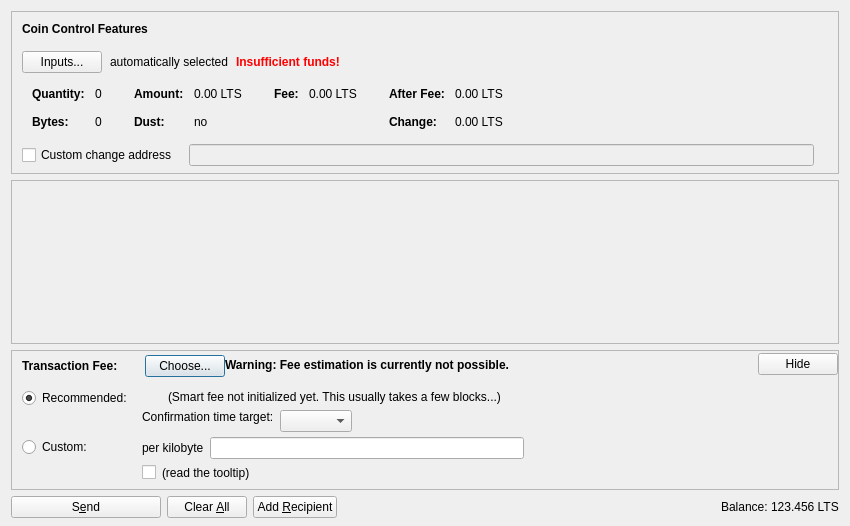
<?xml version="1.0" encoding="UTF-8"?>
<ui version="4.0">
 <class>SendCoinsDialog</class>
 <widget class="QDialog" name="SendCoinsDialog">
  <property name="geometry">
   <rect>
    <x>0</x>
    <y>0</y>
    <width>850</width>
    <height>526</height>
   </rect>
  </property>
  <property name="windowTitle">
   <string>Send Coins</string>
  </property>
  <layout class="QVBoxLayout" name="verticalLayout" stretch="0,1,0,0">
   <property name="bottomMargin">
    <number>8</number>
   </property>
   <item>
    <widget class="QFrame" name="frameCoinControl">
     <property name="sizePolicy">
      <sizepolicy hsizetype="Expanding" vsizetype="Expanding">
       <horstretch>0</horstretch>
       <verstretch>0</verstretch>
      </sizepolicy>
     </property>
     <property name="maximumSize">
      <size>
       <width>16777215</width>
       <height>16777215</height>
      </size>
     </property>
     <property name="frameShape">
      <enum>QFrame::StyledPanel</enum>
     </property>
     <property name="frameShadow">
      <enum>QFrame::Sunken</enum>
     </property>
     <layout class="QVBoxLayout" name="verticalLayoutCoinControl2">
      <property name="spacing">
       <number>0</number>
      </property>
      <property name="leftMargin">
       <number>0</number>
      </property>
      <property name="topMargin">
       <number>0</number>
      </property>
      <property name="rightMargin">
       <number>0</number>
      </property>
      <property name="bottomMargin">
       <number>6</number>
      </property>
      <item>
       <layout class="QVBoxLayout" name="verticalLayoutCoinControl" stretch="0,0,0,0,1">
        <property name="spacing">
         <number>0</number>
        </property>
        <property name="leftMargin">
         <number>10</number>
        </property>
        <property name="topMargin">
         <number>10</number>
        </property>
        <item>
         <layout class="QHBoxLayout" name="horizontalLayoutCoinControl1">
          <property name="bottomMargin">
           <number>15</number>
          </property>
          <item>
           <widget class="QLabel" name="labelCoinControlFeatures">
            <property name="sizePolicy">
             <sizepolicy hsizetype="Preferred" vsizetype="Maximum">
              <horstretch>0</horstretch>
              <verstretch>0</verstretch>
             </sizepolicy>
            </property>
            <property name="font">
             <font>
              <weight>75</weight>
              <bold>true</bold>
             </font>
            </property>
            <property name="styleSheet">
             <string notr="true">font-weight:bold;</string>
            </property>
            <property name="text">
             <string>Coin Control Features</string>
            </property>
           </widget>
          </item>
         </layout>
        </item>
        <item>
         <layout class="QHBoxLayout" name="horizontalLayoutCoinControl2" stretch="0,0,0,0">
          <property name="spacing">
           <number>8</number>
          </property>
          <property name="bottomMargin">
           <number>10</number>
          </property>
          <item>
           <widget class="QPushButton" name="pushButtonCoinControl">
            <property name="styleSheet">
             <string notr="true"/>
            </property>
            <property name="text">
             <string>Inputs...</string>
            </property>
            <property name="autoDefault">
             <bool>false</bool>
            </property>
           </widget>
          </item>
          <item>
           <widget class="QLabel" name="labelCoinControlAutomaticallySelected">
            <property name="text">
             <string>automatically selected</string>
            </property>
            <property name="margin">
             <number>5</number>
            </property>
           </widget>
          </item>
          <item>
           <widget class="QLabel" name="labelCoinControlInsuffFunds">
            <property name="font">
             <font>
              <weight>75</weight>
              <bold>true</bold>
             </font>
            </property>
            <property name="styleSheet">
             <string notr="true">color:red;font-weight:bold;</string>
            </property>
            <property name="text">
             <string>Insufficient funds!</string>
            </property>
            <property name="margin">
             <number>5</number>
            </property>
           </widget>
          </item>
          <item>
           <spacer name="horizontalSpacerCoinControl">
            <property name="orientation">
             <enum>Qt::Horizontal</enum>
            </property>
            <property name="sizeHint" stdset="0">
             <size>
              <width>40</width>
              <height>1</height>
             </size>
            </property>
           </spacer>
          </item>
         </layout>
        </item>
        <item>
         <widget class="QWidget" name="widgetCoinControl" native="true">
          <property name="sizePolicy">
           <sizepolicy hsizetype="Preferred" vsizetype="Preferred">
            <horstretch>0</horstretch>
            <verstretch>0</verstretch>
           </sizepolicy>
          </property>
          <property name="minimumSize">
           <size>
            <width>0</width>
            <height>0</height>
           </size>
          </property>
          <property name="styleSheet">
           <string notr="true"/>
          </property>
          <layout class="QHBoxLayout" name="horizontalLayoutCoinControl5">
           <property name="leftMargin">
            <number>0</number>
           </property>
           <property name="topMargin">
            <number>0</number>
           </property>
           <property name="rightMargin">
            <number>0</number>
           </property>
           <property name="bottomMargin">
            <number>0</number>
           </property>
           <item>
            <layout class="QHBoxLayout" name="horizontalLayoutCoinControl3" stretch="0,0,0,1">
             <property name="spacing">
              <number>20</number>
             </property>
             <property name="topMargin">
              <number>0</number>
             </property>
             <property name="bottomMargin">
              <number>10</number>
             </property>
             <item>
              <layout class="QFormLayout" name="formLayoutCoinControl1">
               <property name="horizontalSpacing">
                <number>10</number>
               </property>
               <property name="verticalSpacing">
                <number>14</number>
               </property>
               <property name="leftMargin">
                <number>10</number>
               </property>
               <property name="topMargin">
                <number>4</number>
               </property>
               <property name="rightMargin">
                <number>6</number>
               </property>
               <item row="0" column="0">
                <widget class="QLabel" name="labelCoinControlQuantityText">
                 <property name="font">
                  <font>
                   <weight>75</weight>
                   <bold>true</bold>
                  </font>
                 </property>
                 <property name="text">
                  <string>Quantity:</string>
                 </property>
                 <property name="margin">
                  <number>0</number>
                 </property>
                </widget>
               </item>
               <item row="0" column="1">
                <widget class="QLabel" name="labelCoinControlQuantity">
                 <property name="cursor">
                  <cursorShape>IBeamCursor</cursorShape>
                 </property>
                 <property name="contextMenuPolicy">
                  <enum>Qt::ActionsContextMenu</enum>
                 </property>
                 <property name="text">
                  <string notr="true">0</string>
                 </property>
                 <property name="margin">
                  <number>0</number>
                 </property>
                 <property name="textInteractionFlags">
                  <set>Qt::LinksAccessibleByMouse|Qt::TextSelectableByKeyboard|Qt::TextSelectableByMouse</set>
                 </property>
                </widget>
               </item>
               <item row="1" column="0">
                <widget class="QLabel" name="labelCoinControlBytesText">
                 <property name="font">
                  <font>
                   <weight>75</weight>
                   <bold>true</bold>
                  </font>
                 </property>
                 <property name="text">
                  <string>Bytes:</string>
                 </property>
                </widget>
               </item>
               <item row="1" column="1">
                <widget class="QLabel" name="labelCoinControlBytes">
                 <property name="cursor">
                  <cursorShape>IBeamCursor</cursorShape>
                 </property>
                 <property name="contextMenuPolicy">
                  <enum>Qt::ActionsContextMenu</enum>
                 </property>
                 <property name="text">
                  <string notr="true">0</string>
                 </property>
                 <property name="textInteractionFlags">
                  <set>Qt::LinksAccessibleByMouse|Qt::TextSelectableByKeyboard|Qt::TextSelectableByMouse</set>
                 </property>
                </widget>
               </item>
              </layout>
             </item>
             <item>
              <layout class="QFormLayout" name="formLayoutCoinControl2">
               <property name="horizontalSpacing">
                <number>10</number>
               </property>
               <property name="verticalSpacing">
                <number>14</number>
               </property>
               <property name="leftMargin">
                <number>6</number>
               </property>
               <property name="topMargin">
                <number>4</number>
               </property>
               <property name="rightMargin">
                <number>6</number>
               </property>
               <item row="0" column="0">
                <widget class="QLabel" name="labelCoinControlAmountText">
                 <property name="font">
                  <font>
                   <weight>75</weight>
                   <bold>true</bold>
                  </font>
                 </property>
                 <property name="text">
                  <string>Amount:</string>
                 </property>
                 <property name="margin">
                  <number>0</number>
                 </property>
                </widget>
               </item>
               <item row="0" column="1">
                <widget class="QLabel" name="labelCoinControlAmount">
                 <property name="cursor">
                  <cursorShape>IBeamCursor</cursorShape>
                 </property>
                 <property name="contextMenuPolicy">
                  <enum>Qt::ActionsContextMenu</enum>
                 </property>
                 <property name="text">
                  <string notr="true">0.00 LTS</string>
                 </property>
                 <property name="textInteractionFlags">
                  <set>Qt::LinksAccessibleByMouse|Qt::TextSelectableByKeyboard|Qt::TextSelectableByMouse</set>
                 </property>
                </widget>
               </item>
               <item row="1" column="0">
                <widget class="QLabel" name="labelCoinControlLowOutputText">
                 <property name="font">
                  <font>
                   <weight>75</weight>
                   <bold>true</bold>
                  </font>
                 </property>
                 <property name="text">
                  <string>Dust:</string>
                 </property>
                </widget>
               </item>
               <item row="1" column="1">
                <widget class="QLabel" name="labelCoinControlLowOutput">
                 <property name="cursor">
                  <cursorShape>IBeamCursor</cursorShape>
                 </property>
                 <property name="contextMenuPolicy">
                  <enum>Qt::ActionsContextMenu</enum>
                 </property>
                 <property name="text">
                  <string notr="true">no</string>
                 </property>
                 <property name="textInteractionFlags">
                  <set>Qt::LinksAccessibleByMouse|Qt::TextSelectableByKeyboard|Qt::TextSelectableByMouse</set>
                 </property>
                </widget>
               </item>
              </layout>
             </item>
             <item>
              <layout class="QFormLayout" name="formLayoutCoinControl3">
               <property name="horizontalSpacing">
                <number>10</number>
               </property>
               <property name="verticalSpacing">
                <number>14</number>
               </property>
               <property name="leftMargin">
                <number>6</number>
               </property>
               <property name="topMargin">
                <number>4</number>
               </property>
               <property name="rightMargin">
                <number>6</number>
               </property>
               <item row="0" column="0">
                <widget class="QLabel" name="labelCoinControlFeeText">
                 <property name="font">
                  <font>
                   <weight>75</weight>
                   <bold>true</bold>
                  </font>
                 </property>
                 <property name="text">
                  <string>Fee:</string>
                 </property>
                 <property name="margin">
                  <number>0</number>
                 </property>
                </widget>
               </item>
               <item row="0" column="1">
                <widget class="QLabel" name="labelCoinControlFee">
                 <property name="cursor">
                  <cursorShape>IBeamCursor</cursorShape>
                 </property>
                 <property name="contextMenuPolicy">
                  <enum>Qt::ActionsContextMenu</enum>
                 </property>
                 <property name="text">
                  <string notr="true">0.00 LTS</string>
                 </property>
                 <property name="textInteractionFlags">
                  <set>Qt::LinksAccessibleByMouse|Qt::TextSelectableByKeyboard|Qt::TextSelectableByMouse</set>
                 </property>
                </widget>
               </item>
              </layout>
             </item>
             <item>
              <layout class="QFormLayout" name="formLayoutCoinControl4">
               <property name="horizontalSpacing">
                <number>10</number>
               </property>
               <property name="verticalSpacing">
                <number>14</number>
               </property>
               <property name="leftMargin">
                <number>6</number>
               </property>
               <property name="topMargin">
                <number>4</number>
               </property>
               <property name="rightMargin">
                <number>6</number>
               </property>
               <item row="0" column="0">
                <widget class="QLabel" name="labelCoinControlAfterFeeText">
                 <property name="font">
                  <font>
                   <weight>75</weight>
                   <bold>true</bold>
                  </font>
                 </property>
                 <property name="text">
                  <string>After Fee:</string>
                 </property>
                 <property name="margin">
                  <number>0</number>
                 </property>
                </widget>
               </item>
               <item row="0" column="1">
                <widget class="QLabel" name="labelCoinControlAfterFee">
                 <property name="cursor">
                  <cursorShape>IBeamCursor</cursorShape>
                 </property>
                 <property name="contextMenuPolicy">
                  <enum>Qt::ActionsContextMenu</enum>
                 </property>
                 <property name="text">
                  <string notr="true">0.00 LTS</string>
                 </property>
                 <property name="textInteractionFlags">
                  <set>Qt::LinksAccessibleByMouse|Qt::TextSelectableByKeyboard|Qt::TextSelectableByMouse</set>
                 </property>
                </widget>
               </item>
               <item row="1" column="0">
                <widget class="QLabel" name="labelCoinControlChangeText">
                 <property name="font">
                  <font>
                   <weight>75</weight>
                   <bold>true</bold>
                  </font>
                 </property>
                 <property name="text">
                  <string>Change:</string>
                 </property>
                </widget>
               </item>
               <item row="1" column="1">
                <widget class="QLabel" name="labelCoinControlChange">
                 <property name="cursor">
                  <cursorShape>IBeamCursor</cursorShape>
                 </property>
                 <property name="contextMenuPolicy">
                  <enum>Qt::ActionsContextMenu</enum>
                 </property>
                 <property name="text">
                  <string notr="true">0.00 LTS</string>
                 </property>
                 <property name="textInteractionFlags">
                  <set>Qt::LinksAccessibleByMouse|Qt::TextSelectableByKeyboard|Qt::TextSelectableByMouse</set>
                 </property>
                </widget>
               </item>
              </layout>
             </item>
            </layout>
           </item>
          </layout>
         </widget>
        </item>
        <item>
         <layout class="QHBoxLayout" name="horizontalLayoutCoinControl4" stretch="0,0,0">
          <property name="spacing">
           <number>12</number>
          </property>
          <property name="sizeConstraint">
           <enum>QLayout::SetDefaultConstraint</enum>
          </property>
          <property name="topMargin">
           <number>5</number>
          </property>
          <property name="rightMargin">
           <number>5</number>
          </property>
          <item>
           <widget class="QCheckBox" name="checkBoxCoinControlChange">
            <property name="toolTip">
             <string>If this is activated, but the change address is empty or invalid, change will be sent to a newly generated address.</string>
            </property>
            <property name="text">
             <string>Custom change address</string>
            </property>
           </widget>
          </item>
          <item>
           <widget class="QValidatedLineEdit" name="lineEditCoinControlChange">
            <property name="enabled">
             <bool>false</bool>
            </property>
            <property name="sizePolicy">
             <sizepolicy hsizetype="Expanding" vsizetype="Fixed">
              <horstretch>0</horstretch>
              <verstretch>0</verstretch>
             </sizepolicy>
            </property>
           </widget>
          </item>
          <item>
           <widget class="QLabel" name="labelCoinControlChangeLabel">
            <property name="sizePolicy">
             <sizepolicy hsizetype="Preferred" vsizetype="Expanding">
              <horstretch>0</horstretch>
              <verstretch>0</verstretch>
             </sizepolicy>
            </property>
            <property name="minimumSize">
             <size>
              <width>0</width>
              <height>0</height>
             </size>
            </property>
            <property name="text">
             <string/>
            </property>
            <property name="margin">
             <number>3</number>
            </property>
           </widget>
          </item>
         </layout>
        </item>
        <item>
         <spacer name="verticalSpacerCoinControl">
          <property name="orientation">
           <enum>Qt::Vertical</enum>
          </property>
          <property name="sizeHint" stdset="0">
           <size>
            <width>800</width>
            <height>1</height>
           </size>
          </property>
         </spacer>
        </item>
       </layout>
      </item>
     </layout>
    </widget>
   </item>
   <item>
    <widget class="QScrollArea" name="scrollArea">
     <property name="widgetResizable">
      <bool>true</bool>
     </property>
     <widget class="QWidget" name="scrollAreaWidgetContents">
      <property name="geometry">
       <rect>
        <x>0</x>
        <y>0</y>
        <width>830</width>
        <height>104</height>
       </rect>
      </property>
      <layout class="QVBoxLayout" name="verticalLayout_2" stretch="0,1">
       <property name="leftMargin">
        <number>0</number>
       </property>
       <property name="topMargin">
        <number>0</number>
       </property>
       <property name="rightMargin">
        <number>0</number>
       </property>
       <property name="bottomMargin">
        <number>0</number>
       </property>
       <item>
        <layout class="QVBoxLayout" name="entries">
         <property name="spacing">
          <number>6</number>
         </property>
        </layout>
       </item>
       <item>
        <spacer name="verticalSpacer">
         <property name="orientation">
          <enum>Qt::Vertical</enum>
         </property>
         <property name="sizeHint" stdset="0">
          <size>
           <width>20</width>
           <height>40</height>
          </size>
         </property>
        </spacer>
       </item>
      </layout>
     </widget>
    </widget>
   </item>
   <item>
    <widget class="QFrame" name="frameFee">
     <property name="sizePolicy">
      <sizepolicy hsizetype="Expanding" vsizetype="Expanding">
       <horstretch>0</horstretch>
       <verstretch>0</verstretch>
      </sizepolicy>
     </property>
     <property name="maximumSize">
      <size>
       <width>16777215</width>
       <height>16777215</height>
      </size>
     </property>
     <property name="frameShape">
      <enum>QFrame::StyledPanel</enum>
     </property>
     <property name="frameShadow">
      <enum>QFrame::Sunken</enum>
     </property>
     <layout class="QVBoxLayout" name="verticalLayoutFee1">
      <property name="spacing">
       <number>0</number>
      </property>
      <property name="leftMargin">
       <number>0</number>
      </property>
      <property name="topMargin">
       <number>0</number>
      </property>
      <property name="rightMargin">
       <number>0</number>
      </property>
      <property name="bottomMargin">
       <number>0</number>
      </property>
      <item>
       <layout class="QVBoxLayout" name="verticalLayoutFee2" stretch="0,0,0">
        <property name="spacing">
         <number>0</number>
        </property>
        <property name="leftMargin">
         <number>10</number>
        </property>
        <property name="topMargin">
         <number>0</number>
        </property>
        <item>
         <layout class="QHBoxLayout" name="horizontalLayoutFee1">
          <property name="bottomMargin">
           <number>0</number>
          </property>
          <item>
           <layout class="QVBoxLayout" name="verticalLayoutFee7">
            <property name="spacing">
             <number>0</number>
            </property>
            <item>
             <spacer name="verticalSpacerSmartFee">
              <property name="orientation">
               <enum>Qt::Vertical</enum>
              </property>
              <property name="sizeType">
               <enum>QSizePolicy::Fixed</enum>
              </property>
              <property name="sizeHint" stdset="0">
               <size>
                <width>1</width>
                <height>4</height>
               </size>
              </property>
             </spacer>
            </item>
            <item>
             <layout class="QHBoxLayout" name="horizontalLayoutSmartFee">
              <property name="spacing">
               <number>10</number>
              </property>
              <item>
               <widget class="QLabel" name="labelFeeHeadline">
                <property name="sizePolicy">
                 <sizepolicy hsizetype="Preferred" vsizetype="Maximum">
                  <horstretch>0</horstretch>
                  <verstretch>0</verstretch>
                 </sizepolicy>
                </property>
                <property name="font">
                 <font>
                  <weight>75</weight>
                  <bold>true</bold>
                 </font>
                </property>
                <property name="styleSheet">
                 <string notr="true">font-weight:bold;</string>
                </property>
                <property name="text">
                 <string>Transaction Fee:</string>
                </property>
               </widget>
              </item>
              <item>
               <widget class="QLabel" name="labelFeeMinimized">
                <property name="text">
                 <string/>
                </property>
               </widget>
              </item>
              <item>
               <widget class="QPushButton" name="buttonChooseFee">
                <property name="text">
                 <string>Choose...</string>
                </property>
               </widget>
              </item>
             </layout>
            </item>
            <item>
             <spacer name="verticalSpacer_5">
              <property name="orientation">
               <enum>Qt::Vertical</enum>
              </property>
              <property name="sizeHint" stdset="0">
               <size>
                <width>1</width>
                <height>1</height>
               </size>
              </property>
             </spacer>
            </item>
           </layout>
          </item>
          <item>
           <widget class="QLabel" name="fallbackFeeWarningLabel">
            <property name="toolTip">
             <string>Using the fallbackfee can result in sending a transaction that will take several hours or days (or never) to confirm. Consider choosing your fee manually or wait until you have validated the complete chain.</string>
            </property>
            <property name="font">
            <font>
                <weight>75</weight>
                <bold>true</bold>
            </font>
            </property>
            <property name="text">
             <string>Warning: Fee estimation is currently not possible.</string>
            </property>
            <property name="wordWrap">
             <bool>false</bool>
            </property>
           </widget>
          </item>
          <item>
           <spacer name="horizontalSpacer_4">
            <property name="orientation">
             <enum>Qt::Horizontal</enum>
            </property>
            <property name="sizeType">
             <enum>QSizePolicy::MinimumExpanding</enum>
            </property>
            <property name="sizeHint" stdset="0">
             <size>
              <width>40</width>
              <height>20</height>
             </size>
            </property>
           </spacer>
          </item>
          <item>
           <widget class="QPushButton" name="buttonMinimizeFee">
            <property name="toolTip">
             <string>collapse fee-settings</string>
            </property>
            <property name="text">
             <string>Hide</string>
            </property>
           </widget>
          </item>
         </layout>
        </item>
        <item>
         <widget class="QFrame" name="frameFeeSelection">
          <layout class="QVBoxLayout" name="verticalLayoutFee12">
           <property name="spacing">
            <number>0</number>
           </property>
           <property name="leftMargin">
            <number>0</number>
           </property>
           <property name="topMargin">
            <number>0</number>
           </property>
           <property name="rightMargin">
            <number>0</number>
           </property>
           <property name="bottomMargin">
            <number>0</number>
           </property>
           <item>
            <layout class="QGridLayout" name="gridLayoutFee">
             <property name="topMargin">
              <number>10</number>
             </property>
             <property name="bottomMargin">
              <number>4</number>
             </property>
             <property name="horizontalSpacing">
              <number>10</number>
             </property>
             <property name="verticalSpacing">
              <number>4</number>
             </property>
             <item row="1" column="1">
              <layout class="QVBoxLayout" name="verticalLayoutFee8">
               <property name="spacing">
                <number>6</number>
               </property>
               <item>
                <layout class="QHBoxLayout" name="horizontalLayoutFee13">
                 <item>
                  <widget class="QLabel" name="labelCustomPerKilobyte">
                   <property name="toolTip">
                    <string>If the custom fee is set to 1000 satoshis and the transaction is only 250 bytes, then &quot;per kilobyte&quot; only pays 250 satoshis in fee, while &quot;total at least&quot; pays 1000 satoshis. For transactions bigger than a kilobyte both pay by kilobyte.</string>
                   </property>
                   <property name="text">
                    <string>per kilobyte</string>
                   </property>
                  </widget>
                 </item>
                 <item>
                  <widget class="BitcoinAmountField" name="customFee"/>
                 </item>
                 <item>
                  <spacer name="horizontalSpacer_6">
                   <property name="orientation">
                    <enum>Qt::Horizontal</enum>
                   </property>
                   <property name="sizeHint" stdset="0">
                    <size>
                     <width>1</width>
                     <height>1</height>
                    </size>
                   </property>
                  </spacer>
                 </item>
                </layout>
               </item>
               <item>
                <layout class="QHBoxLayout" name="horizontalLayoutFee8">
                 <item>
                  <widget class="QCheckBox" name="checkBoxMinimumFee">
                   <property name="toolTip">
                    <string>Paying only the minimum fee is just fine as long as there is less transaction volume than space in the blocks. But be aware that this can end up in a never confirming transaction once there is more demand for litecoins transactions than the network can process.</string>
                   </property>
                   <property name="text">
                    <string/>
                   </property>
                  </widget>
                 </item>
                 <item>
                  <widget class="QLabel" name="labelMinFeeWarning">
                   <property name="enabled">
                    <bool>true</bool>
                   </property>
                   <property name="toolTip">
                    <string>Paying only the minimum fee is just fine as long as there is less transaction volume than space in the blocks. But be aware that this can end up in a never confirming transaction once there is more demand for litecoins transactions than the network can process.</string>
                   </property>
                   <property name="text">
                    <string>(read the tooltip)</string>
                   </property>
                   <property name="margin">
                    <number>5</number>
                   </property>
                  </widget>
                 </item>
                 <item>
                  <spacer name="horizontalSpacer_2">
                   <property name="orientation">
                    <enum>Qt::Horizontal</enum>
                   </property>
                   <property name="sizeHint" stdset="0">
                    <size>
                     <width>1</width>
                     <height>1</height>
                    </size>
                   </property>
                  </spacer>
                 </item>
                </layout>
               </item>
              </layout>
             </item>
             <item row="0" column="0">
              <layout class="QVBoxLayout" name="verticalLayoutFee4" stretch="0,1">
               <item>
                <widget class="QRadioButton" name="radioSmartFee">
                 <property name="text">
                  <string>Recommended:</string>
                 </property>
                 <property name="checked">
                  <bool>true</bool>
                 </property>
                 <attribute name="buttonGroup">
                  <string notr="true">groupFee</string>
                 </attribute>
                </widget>
               </item>
               <item>
                <spacer name="verticalSpacer_2">
                 <property name="orientation">
                  <enum>Qt::Vertical</enum>
                 </property>
                 <property name="sizeHint" stdset="0">
                  <size>
                   <width>1</width>
                   <height>1</height>
                  </size>
                 </property>
                </spacer>
               </item>
              </layout>
             </item>
             <item row="1" column="0">
              <layout class="QVBoxLayout" name="verticalLayoutFee9" stretch="0,1">
               <item>
                <widget class="QRadioButton" name="radioCustomFee">
                 <property name="text">
                  <string>Custom:</string>
                 </property>
                 <attribute name="buttonGroup">
                  <string notr="true">groupFee</string>
                 </attribute>
                </widget>
               </item>
               <item>
                <spacer name="verticalSpacer_6">
                 <property name="orientation">
                  <enum>Qt::Vertical</enum>
                 </property>
                 <property name="sizeHint" stdset="0">
                  <size>
                   <width>1</width>
                   <height>1</height>
                  </size>
                 </property>
                </spacer>
               </item>
              </layout>
             </item>
             <item row="0" column="1">
              <layout class="QVBoxLayout" name="verticalLayoutFee3" stretch="0,0,1">
               <property name="spacing">
                <number>6</number>
               </property>
               <property name="topMargin">
                <number>2</number>
               </property>
               <item>
                <layout class="QHBoxLayout" name="horizontalLayoutFee12">
                 <item>
                  <widget class="QLabel" name="labelSmartFee">
                   <property name="text">
                    <string/>
                   </property>
                   <property name="margin">
                    <number>2</number>
                   </property>
                  </widget>
                 </item>
                 <item>
                  <widget class="QLabel" name="labelFeeEstimation">
                   <property name="text">
                    <string/>
                   </property>
                  </widget>
                 </item>
                 <item>
                  <widget class="QLabel" name="labelSmartFee2">
                   <property name="text">
                    <string>(Smart fee not initialized yet. This usually takes a few blocks...)</string>
                   </property>
                   <property name="margin">
                    <number>2</number>
                   </property>
                  </widget>
                 </item>
                 <item>
                  <spacer name="horizontalSpacer_5">
                   <property name="orientation">
                    <enum>Qt::Horizontal</enum>
                   </property>
                   <property name="sizeHint" stdset="0">
                    <size>
                     <width>1</width>
                     <height>1</height>
                    </size>
                   </property>
                  </spacer>
                 </item>
                </layout>
               </item>
               <item>
                <layout class="QHBoxLayout" name="horizontalLayoutFee9">
                 <item>
                  <layout class="QVBoxLayout" name="verticalLayoutFee6">
                   <item>
                    <widget class="QLabel" name="labelSmartFee3">
                     <property name="text">
                      <string>Confirmation time target:</string>
                     </property>
                     <property name="margin">
                      <number>2</number>
                     </property>
                    </widget>
                   </item>
                   <item>
                    <spacer name="verticalSpacer_3">
                     <property name="orientation">
                      <enum>Qt::Vertical</enum>
                     </property>
                     <property name="sizeHint" stdset="0">
                      <size>
                       <width>1</width>
                       <height>1</height>
                      </size>
                     </property>
                    </spacer>
                   </item>
                  </layout>
                 </item>
                 <item>
                  <layout class="QVBoxLayout" name="verticalLayoutFee5">
                   <property name="rightMargin">
                    <number>30</number>
                   </property>
                   <item>
                    <layout class="QHBoxLayout" name="horizontalLayoutConfTarget">
                     <property name="bottomMargin">
                      <number>0</number>
                     </property>
                     <item>
                      <widget class="QComboBox" name="confTargetSelector"/>
                     </item>
                     <item>
                      <spacer name="horizontalSpacerConfTarget">
                       <property name="orientation">
                        <enum>Qt::Horizontal</enum>
                       </property>
                       <property name="sizeHint" stdset="0">
                        <size>
                         <width>40</width>
                         <height>20</height>
                        </size>
                       </property>
                      </spacer>
                     </item>
                    </layout>
                   </item>
                  </layout>
                 </item>
                </layout>
               </item>
               <item>
                <spacer name="verticalSpacer_4">
                 <property name="orientation">
                  <enum>Qt::Vertical</enum>
                 </property>
                 <property name="sizeHint" stdset="0">
                  <size>
                   <width>1</width>
                   <height>1</height>
                  </size>
                 </property>
                </spacer>
               </item>
              </layout>
             </item>
            </layout>
           </item>
          </layout>
         </widget>
        </item>
        <item>
         <spacer name="verticalSpacerFee">
          <property name="orientation">
           <enum>Qt::Vertical</enum>
          </property>
          <property name="sizeHint" stdset="0">
           <size>
            <width>40</width>
            <height>5</height>
           </size>
          </property>
         </spacer>
        </item>
       </layout>
      </item>
     </layout>
    </widget>
   </item>
   <item>
    <layout class="QHBoxLayout" name="horizontalLayout">
     <item>
      <widget class="QPushButton" name="sendButton">
       <property name="minimumSize">
        <size>
         <width>150</width>
         <height>0</height>
        </size>
       </property>
       <property name="toolTip">
        <string>Confirm the send action</string>
       </property>
       <property name="text">
        <string>S&amp;end</string>
       </property>
       <property name="icon">
        <iconset resource="../bitcoin.qrc">
         <normaloff>:/icons/send</normaloff>:/icons/send</iconset>
       </property>
       <property name="autoDefault">
        <bool>false</bool>
       </property>
       <property name="default">
        <bool>false</bool>
       </property>
      </widget>
     </item>
     <item>
      <widget class="QPushButton" name="clearButton">
       <property name="sizePolicy">
        <sizepolicy hsizetype="Minimum" vsizetype="Fixed">
         <horstretch>0</horstretch>
         <verstretch>0</verstretch>
        </sizepolicy>
       </property>
       <property name="toolTip">
        <string>Clear all fields of the form.</string>
       </property>
       <property name="text">
        <string>Clear &amp;All</string>
       </property>
       <property name="icon">
        <iconset resource="../bitcoin.qrc">
         <normaloff>:/icons/remove</normaloff>:/icons/remove</iconset>
       </property>
       <property name="autoDefault">
        <bool>false</bool>
       </property>
      </widget>
     </item>
     <item>
      <widget class="QPushButton" name="addButton">
       <property name="toolTip">
        <string>Send to multiple recipients at once</string>
       </property>
       <property name="text">
        <string>Add &amp;Recipient</string>
       </property>
       <property name="icon">
        <iconset resource="../bitcoin.qrc">
         <normaloff>:/icons/add</normaloff>:/icons/add</iconset>
       </property>
       <property name="autoDefault">
        <bool>false</bool>
       </property>
      </widget>
     </item>
     <item>
      <spacer name="horizontalSpacer">
       <property name="orientation">
        <enum>Qt::Horizontal</enum>
       </property>
       <property name="sizeHint" stdset="0">
        <size>
         <width>40</width>
         <height>20</height>
        </size>
       </property>
      </spacer>
     </item>
     <item>
      <layout class="QHBoxLayout" name="horizontalLayout_2">
       <property name="spacing">
        <number>3</number>
       </property>
       <item>
        <widget class="QLabel" name="label">
         <property name="sizePolicy">
          <sizepolicy hsizetype="Preferred" vsizetype="Fixed">
           <horstretch>0</horstretch>
           <verstretch>0</verstretch>
          </sizepolicy>
         </property>
         <property name="text">
          <string>Balance:</string>
         </property>
        </widget>
       </item>
       <item>
        <widget class="QLabel" name="labelBalance">
         <property name="sizePolicy">
          <sizepolicy hsizetype="Preferred" vsizetype="Fixed">
           <horstretch>0</horstretch>
           <verstretch>0</verstretch>
          </sizepolicy>
         </property>
         <property name="cursor">
          <cursorShape>IBeamCursor</cursorShape>
         </property>
         <property name="text">
          <string notr="true">123.456 LTS</string>
         </property>
         <property name="textInteractionFlags">
          <set>Qt::LinksAccessibleByMouse|Qt::TextSelectableByKeyboard|Qt::TextSelectableByMouse</set>
         </property>
        </widget>
       </item>
      </layout>
     </item>
    </layout>
   </item>
  </layout>
 </widget>
 <customwidgets>
  <customwidget>
   <class>QValidatedLineEdit</class>
   <extends>QLineEdit</extends>
   <header>qvalidatedlineedit.h</header>
  </customwidget>
  <customwidget>
   <class>BitcoinAmountField</class>
   <extends>QLineEdit</extends>
   <header>bitcoinamountfield.h</header>
   <container>1</container>
  </customwidget>
 </customwidgets>
 <resources>
  <include location="../bitcoin.qrc"/>
 </resources>
 <connections/>
 <buttongroups>
  <buttongroup name="groupFee"/>
 </buttongroups>
</ui>
